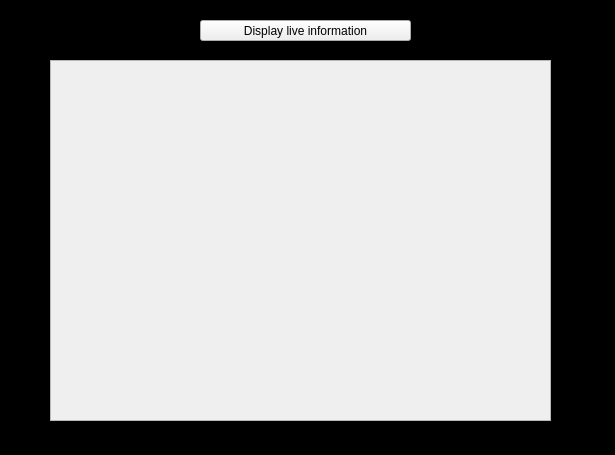
<?xml version="1.0" encoding="UTF-8"?>
<ui version="4.0">
 <class>DebuggingInfo</class>
 <widget class="QWidget" name="DebuggingInfo">
  <property name="geometry">
   <rect>
    <x>0</x>
    <y>0</y>
    <width>615</width>
    <height>455</height>
   </rect>
  </property>
  <property name="windowTitle">
   <string>Form</string>
  </property>
  <property name="styleSheet">
   <string notr="true"/>
  </property>
  <widget class="QLabel" name="lbl_black">
   <property name="geometry">
    <rect>
     <x>-10</x>
     <y>-20</y>
     <width>651</width>
     <height>491</height>
    </rect>
   </property>
   <property name="styleSheet">
    <string notr="true">background-color: rgb(0, 0, 0);</string>
   </property>
   <property name="text">
    <string/>
   </property>
   <property name="scaledContents">
    <bool>true</bool>
   </property>
  </widget>
  <widget class="QPushButton" name="btn_log">
   <property name="geometry">
    <rect>
     <x>200</x>
     <y>20</y>
     <width>211</width>
     <height>21</height>
    </rect>
   </property>
   <property name="text">
    <string>Display live information</string>
   </property>
  </widget>
  <widget class="QScrollArea" name="scrollArea">
   <property name="geometry">
    <rect>
     <x>50</x>
     <y>60</y>
     <width>501</width>
     <height>361</height>
    </rect>
   </property>
   <property name="autoFillBackground">
    <bool>true</bool>
   </property>
   <property name="widgetResizable">
    <bool>true</bool>
   </property>
   <widget class="QWidget" name="sArea_log">
    <property name="geometry">
     <rect>
      <x>0</x>
      <y>0</y>
      <width>499</width>
      <height>359</height>
     </rect>
    </property>
    <layout class="QVBoxLayout" name="verticalLayout">
     <item>
      <widget class="QLabel" name="label">
       <property name="text">
        <string/>
       </property>
       <property name="textFormat">
        <enum>Qt::PlainText</enum>
       </property>
       <property name="wordWrap">
        <bool>true</bool>
       </property>
      </widget>
     </item>
    </layout>
   </widget>
  </widget>
 </widget>
 <resources/>
 <connections/>
</ui>
